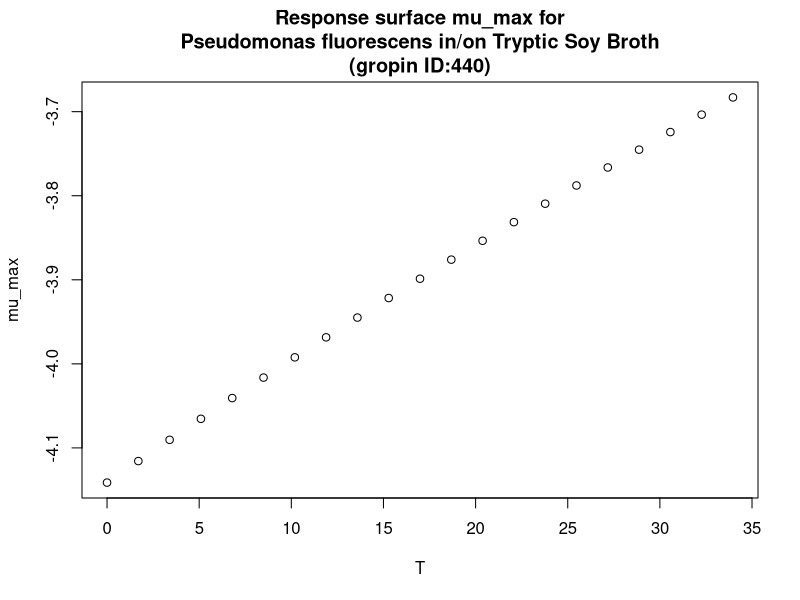

Recreate this plot in R.
#############################
# start of Parameter script
#############################
T <- seq(0,33.966033966034,length.out=21)
#############################
# end of Parameter script
#############################
############################# 
# start of Model script Gropin ID 440 
#############################
 
# constant coefficients for this model
 
variables <- data.frame(T)
argumentsPar <- expand.grid(variables)
 
# heart of the model
response_surface <- function(T) {
   mumax <-(-9400/(8.3144261*(T+273)))

return(mumax=mumax)
} 

# output parameters
mumax <- cbind(argumentsPar,response_surface(argumentsPar['T']))
colnames(mumax) <- c(colnames(argumentsPar),'mumax')
#############################
# End of Model script
#############################
############################# 
# start of Visualisation script Gropin ID 440 
#############################
plot(T,mumax$mumax,
                          xlab='T',
                          ylab='mu_max',main='Response surface mu_max for
Pseudomonas fluorescens in/on Tryptic Soy Broth
(gropin ID:440)')
#############################
# End of Visualisation script
#############################
